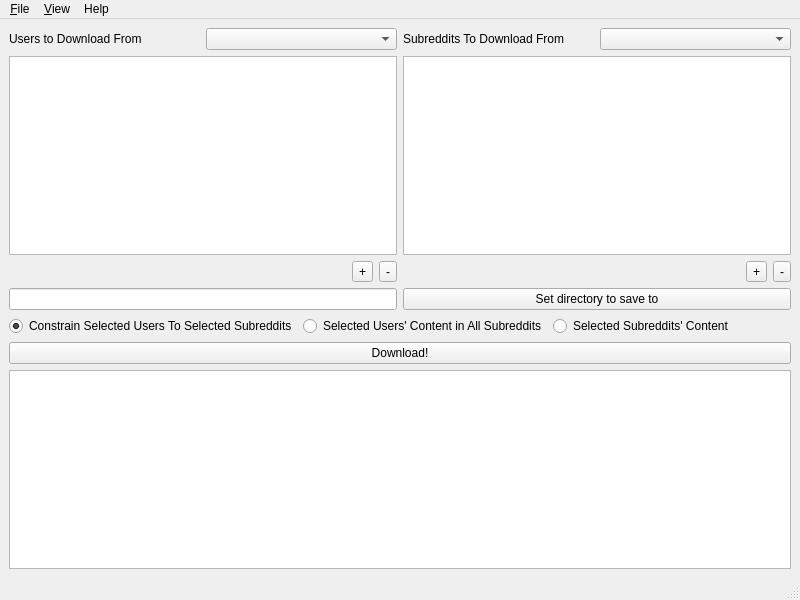
<?xml version="1.0" encoding="UTF-8"?>
<ui version="4.0">
 <class>RddtScrapeMainWindow</class>
 <widget class="QMainWindow" name="RddtScrapeMainWindow">
  <property name="geometry">
   <rect>
    <x>0</x>
    <y>0</y>
    <width>800</width>
    <height>600</height>
   </rect>
  </property>
  <property name="windowTitle">
   <string>Reddit Scraper</string>
  </property>
  <widget class="QWidget" name="centralwidget">
   <property name="sizePolicy">
    <sizepolicy hsizetype="Preferred" vsizetype="Preferred">
     <horstretch>0</horstretch>
     <verstretch>0</verstretch>
    </sizepolicy>
   </property>
   <layout class="QGridLayout" name="gridLayout_2">
    <item row="0" column="0">
     <layout class="QGridLayout" name="gridLayout">
      <item row="1" column="1">
       <widget class="QListView" name="subredditList">
        <property name="contextMenuPolicy">
         <enum>Qt::ActionsContextMenu</enum>
        </property>
       </widget>
      </item>
      <item row="0" column="0">
       <layout class="QHBoxLayout" name="horizontalLayout_4">
        <item>
         <widget class="QLabel" name="userLabel">
          <property name="toolTip">
           <string>Reddit usernames to download content from.</string>
          </property>
          <property name="text">
           <string>Users to Download From</string>
          </property>
         </widget>
        </item>
        <item>
         <widget class="QComboBox" name="userListChooser">
          <property name="contextMenuPolicy">
           <enum>Qt::ActionsContextMenu</enum>
          </property>
          <property name="acceptDrops">
           <bool>false</bool>
          </property>
          <property name="editable">
           <bool>false</bool>
          </property>
         </widget>
        </item>
       </layout>
      </item>
      <item row="0" column="1">
       <layout class="QHBoxLayout" name="horizontalLayout_3">
        <item>
         <widget class="QLabel" name="subredditLabel">
          <property name="toolTip">
           <string>Subreddits to download content from.</string>
          </property>
          <property name="text">
           <string>Subreddits To Download From</string>
          </property>
         </widget>
        </item>
        <item>
         <widget class="QComboBox" name="subredditListChooser">
          <property name="contextMenuPolicy">
           <enum>Qt::ActionsContextMenu</enum>
          </property>
         </widget>
        </item>
       </layout>
      </item>
      <item row="1" column="0">
       <widget class="QListView" name="userList">
        <property name="contextMenuPolicy">
         <enum>Qt::ActionsContextMenu</enum>
        </property>
       </widget>
      </item>
      <item row="2" column="0">
       <layout class="QHBoxLayout" name="horizontalLayout">
        <item>
         <spacer name="horizontalSpacer">
          <property name="orientation">
           <enum>Qt::Horizontal</enum>
          </property>
          <property name="sizeHint" stdset="0">
           <size>
            <width>40</width>
            <height>20</height>
           </size>
          </property>
         </spacer>
        </item>
        <item>
         <widget class="QToolButton" name="addUserBtn">
          <property name="toolTip">
           <string>Add a user.</string>
          </property>
          <property name="text">
           <string>+</string>
          </property>
         </widget>
        </item>
        <item>
         <widget class="QToolButton" name="deleteUserBtn">
          <property name="toolTip">
           <string>Remove selected user.</string>
          </property>
          <property name="text">
           <string>-</string>
          </property>
         </widget>
        </item>
       </layout>
      </item>
      <item row="4" column="0">
       <widget class="QLineEdit" name="directoryBox"/>
      </item>
      <item row="5" column="0" colspan="2">
       <layout class="QHBoxLayout" name="horizontalLayout_5">
        <item>
         <widget class="QRadioButton" name="userSubBtn">
          <property name="toolTip">
           <string>Download content from the users in the users list only if they have posted in the subreddits in the subreddit list.</string>
          </property>
          <property name="text">
           <string>Constrain Selected Users To Selected Subreddits</string>
          </property>
          <property name="checked">
           <bool>true</bool>
          </property>
         </widget>
        </item>
        <item>
         <widget class="QRadioButton" name="allUserBtn">
          <property name="toolTip">
           <string>Download content from users in the users list, from any subreddit.</string>
          </property>
          <property name="text">
           <string>Selected Users' Content in All Subreddits</string>
          </property>
          <property name="checked">
           <bool>false</bool>
          </property>
         </widget>
        </item>
        <item>
         <widget class="QRadioButton" name="allSubBtn">
          <property name="toolTip">
           <string>Download content from the subreddits in the subreddits list.</string>
          </property>
          <property name="text">
           <string>Selected Subreddits' Content</string>
          </property>
         </widget>
        </item>
       </layout>
      </item>
      <item row="6" column="0" colspan="2">
       <widget class="QPushButton" name="downloadBtn">
        <property name="toolTip">
         <string>Begin to download content.</string>
        </property>
        <property name="text">
         <string>Download!</string>
        </property>
       </widget>
      </item>
      <item row="2" column="1">
       <layout class="QHBoxLayout" name="horizontalLayout_2">
        <item>
         <spacer name="horizontalSpacer_2">
          <property name="orientation">
           <enum>Qt::Horizontal</enum>
          </property>
          <property name="sizeHint" stdset="0">
           <size>
            <width>40</width>
            <height>20</height>
           </size>
          </property>
         </spacer>
        </item>
        <item>
         <widget class="QToolButton" name="addSubredditBtn">
          <property name="toolTip">
           <string>Add a subreddit.</string>
          </property>
          <property name="text">
           <string>+</string>
          </property>
         </widget>
        </item>
        <item>
         <widget class="QToolButton" name="deleteSubredditBtn">
          <property name="toolTip">
           <string>Remove selected subreddit.</string>
          </property>
          <property name="text">
           <string>-</string>
          </property>
         </widget>
        </item>
       </layout>
      </item>
      <item row="7" column="0" colspan="2">
       <widget class="QTextEdit" name="logTextEdit">
        <property name="readOnly">
         <bool>true</bool>
        </property>
        <property name="textInteractionFlags">
         <set>Qt::LinksAccessibleByMouse</set>
        </property>
       </widget>
      </item>
      <item row="4" column="1">
       <widget class="QPushButton" name="directorySelectBtn">
        <property name="toolTip">
         <string>Select where downloaded content will be saved to.</string>
        </property>
        <property name="text">
         <string>Set directory to save to</string>
        </property>
       </widget>
      </item>
     </layout>
    </item>
   </layout>
  </widget>
  <widget class="QMenuBar" name="menubar">
   <property name="geometry">
    <rect>
     <x>0</x>
     <y>0</y>
     <width>800</width>
     <height>21</height>
    </rect>
   </property>
   <property name="defaultUp">
    <bool>false</bool>
   </property>
   <widget class="QMenu" name="menuType">
    <property name="title">
     <string>&amp;File</string>
    </property>
    <widget class="QMenu" name="menuNew">
     <property name="title">
      <string>&amp;New</string>
     </property>
     <addaction name="actionUser_List"/>
     <addaction name="actionNew_User"/>
     <addaction name="actionSubreddit_List"/>
     <addaction name="actionNew_Subreddit"/>
    </widget>
    <widget class="QMenu" name="menuRemove">
     <property name="title">
      <string>&amp;Remove</string>
     </property>
     <addaction name="actionRemove_User_List"/>
     <addaction name="actionRemove_Selected_User"/>
     <addaction name="actionRemove_Subreddit_List"/>
     <addaction name="actionRemove_Selected_Subreddit"/>
    </widget>
    <addaction name="menuNew"/>
    <addaction name="menuRemove"/>
    <addaction name="actionSave"/>
    <addaction name="actionSettings_2"/>
    <addaction name="separator"/>
    <addaction name="actionExit"/>
   </widget>
   <widget class="QMenu" name="menuView">
    <property name="title">
     <string>&amp;View</string>
    </property>
    <addaction name="actionDownloaded_Reddit_User_Posts"/>
    <addaction name="actionDownloaded_Subreddit_Posts"/>
   </widget>
   <widget class="QMenu" name="menuHelp">
    <property name="title">
     <string>Help</string>
    </property>
    <addaction name="actionAbout"/>
   </widget>
   <addaction name="menuType"/>
   <addaction name="menuView"/>
   <addaction name="menuHelp"/>
  </widget>
  <widget class="QStatusBar" name="statusbar"/>
  <action name="actionExit">
   <property name="text">
    <string>E&amp;xit</string>
   </property>
  </action>
  <action name="actionCreate_New_Subreddit_List">
   <property name="text">
    <string>Create New Subreddit List</string>
   </property>
  </action>
  <action name="actionSubreddit_List">
   <property name="text">
    <string>New &amp;Subreddit List</string>
   </property>
   <property name="shortcut">
    <string>Ctrl+2</string>
   </property>
  </action>
  <action name="actionUser_List">
   <property name="text">
    <string>New &amp;User List</string>
   </property>
   <property name="shortcut">
    <string>Ctrl+1</string>
   </property>
  </action>
  <action name="actionSettings_2">
   <property name="text">
    <string>&amp;Settings</string>
   </property>
  </action>
  <action name="actionSave">
   <property name="text">
    <string>Save</string>
   </property>
   <property name="shortcut">
    <string>Ctrl+S</string>
   </property>
  </action>
  <action name="actionDownloaded_Reddit_User_Posts">
   <property name="text">
    <string>&amp;Downloaded Reddit User Posts</string>
   </property>
   <property name="whatsThis">
    <string/>
   </property>
  </action>
  <action name="actionRemove_Subreddit_List">
   <property name="text">
    <string>Remove Selected &amp;Subreddit List</string>
   </property>
   <property name="shortcut">
    <string>Ctrl+4</string>
   </property>
  </action>
  <action name="actionRemove_User_List">
   <property name="text">
    <string>Remove Selected &amp;User List</string>
   </property>
   <property name="shortcut">
    <string>Ctrl+3</string>
   </property>
  </action>
  <action name="actionDownloaded_Subreddit_Posts">
   <property name="text">
    <string>Downloaded Subreddit Posts</string>
   </property>
  </action>
  <action name="actionAdd">
   <property name="text">
    <string>Add</string>
   </property>
  </action>
  <action name="actionNew_Subreddit">
   <property name="text">
    <string>New Subreddit</string>
   </property>
   <property name="shortcut">
    <string>Ctrl+Shift+S</string>
   </property>
  </action>
  <action name="actionNew_User">
   <property name="text">
    <string>New User</string>
   </property>
   <property name="shortcut">
    <string>Ctrl+Shift+U</string>
   </property>
  </action>
  <action name="actionRemove_Selected_Subreddit">
   <property name="text">
    <string>Remove Selected Subreddit</string>
   </property>
   <property name="shortcut">
    <string>Ctrl+Alt+S</string>
   </property>
  </action>
  <action name="actionRemove_Selected_User">
   <property name="text">
    <string>Remove Selected User</string>
   </property>
   <property name="shortcut">
    <string>Ctrl+Alt+U</string>
   </property>
  </action>
  <action name="actionAbout">
   <property name="text">
    <string>About</string>
   </property>
  </action>
 </widget>
 <resources/>
 <connections/>
</ui>
